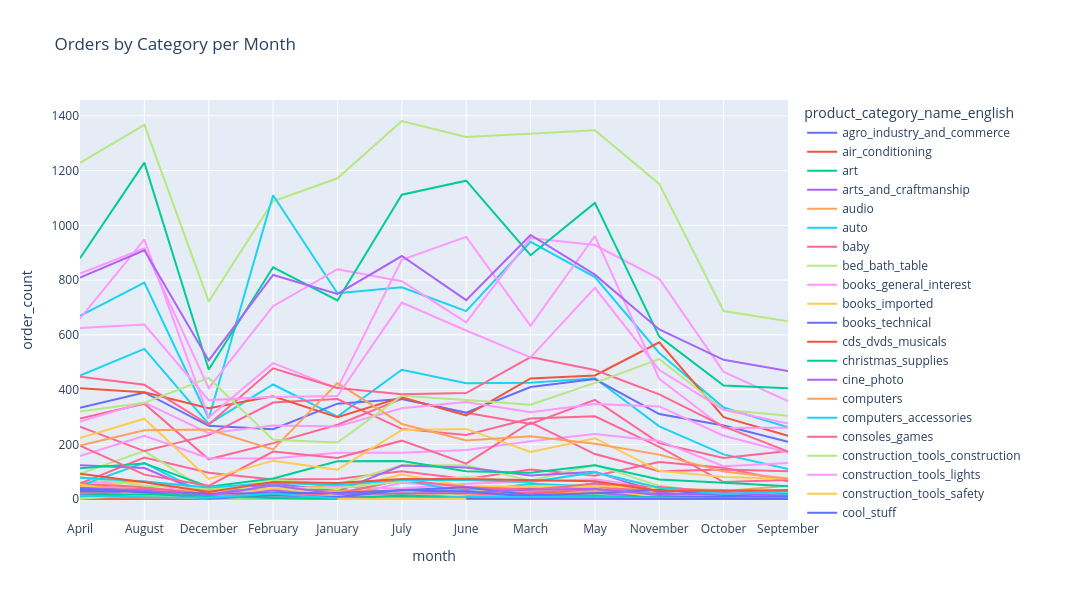

Source (notebook cell):
### Code cell
import plotly.express as px


months.columns = ['month', 'product_category_name_english', 'order_count']

fig = px.line(months, 
              x='month', 
              y='order_count', 
              color='product_category_name_english',
              title='Orders by Category per Month')

fig.update_layout(width=1200, height=600)
fig.show()
